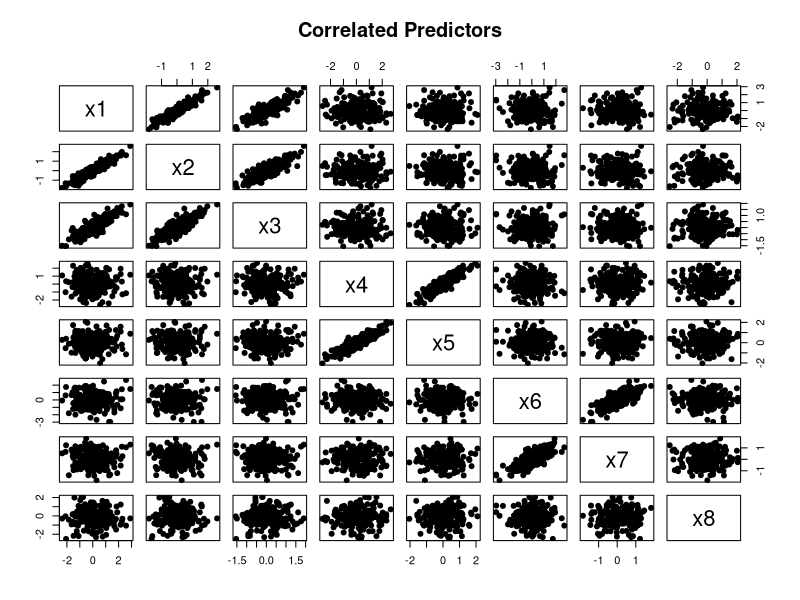
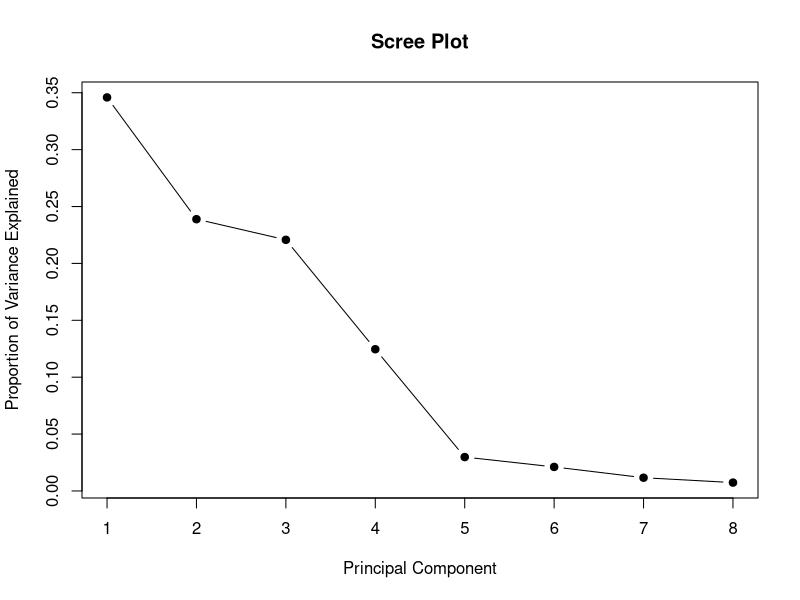
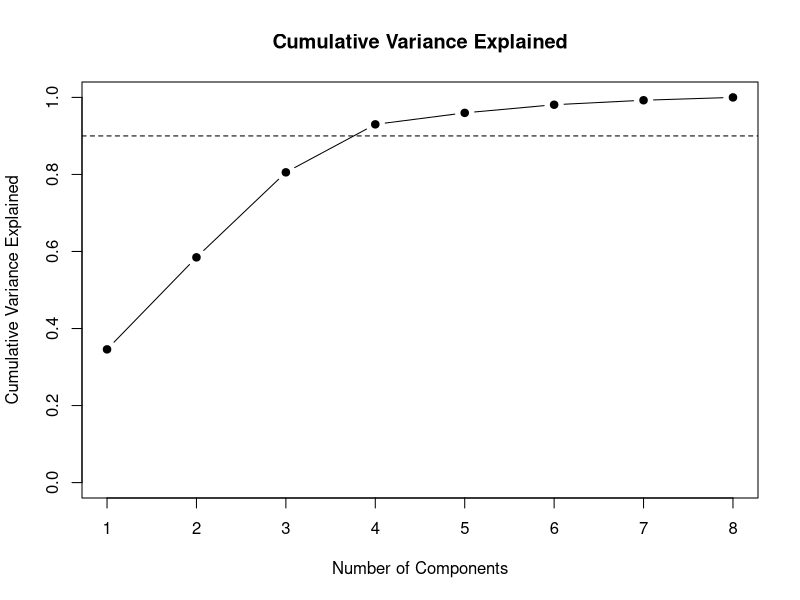
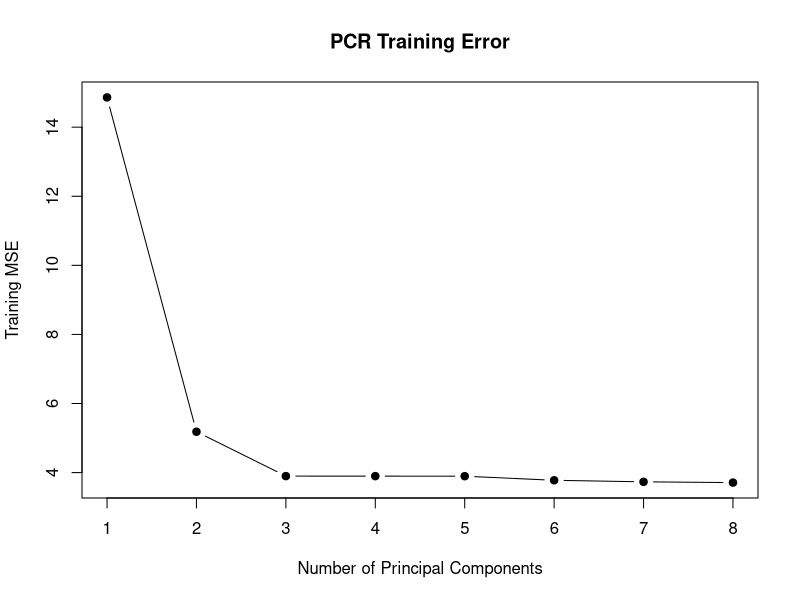
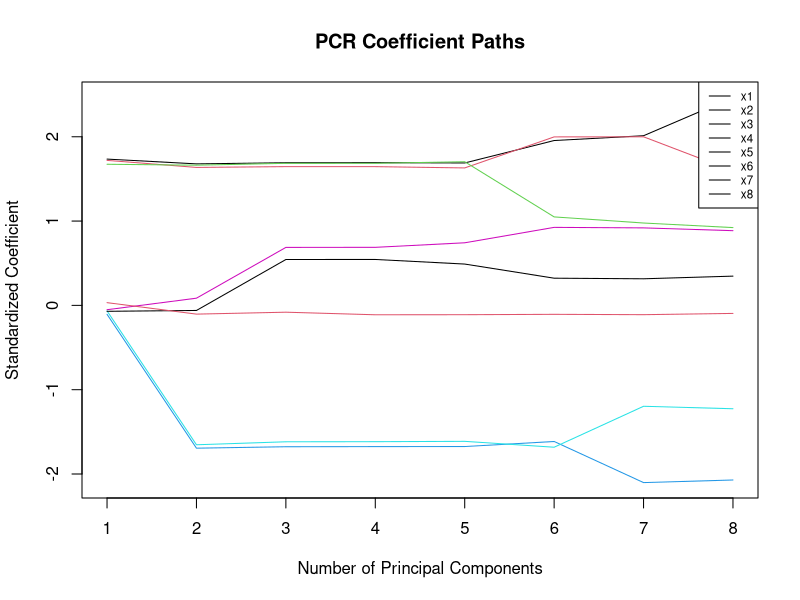
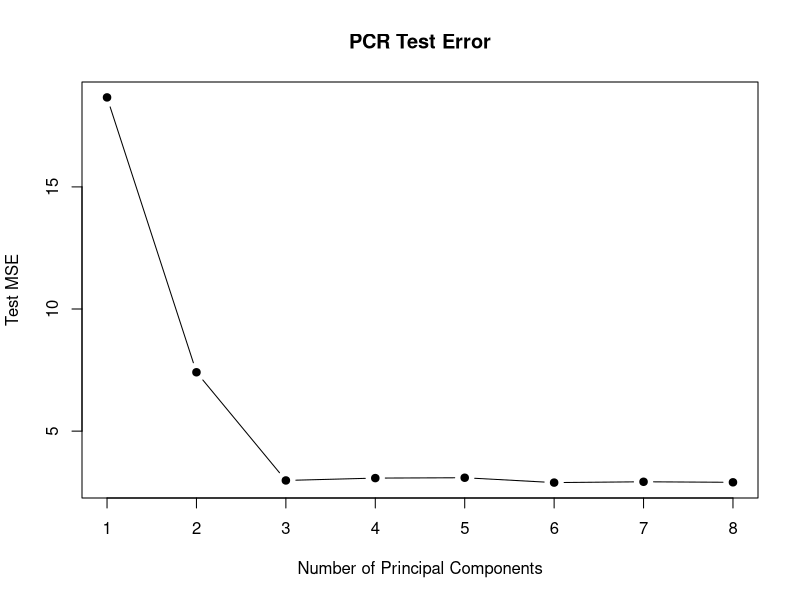
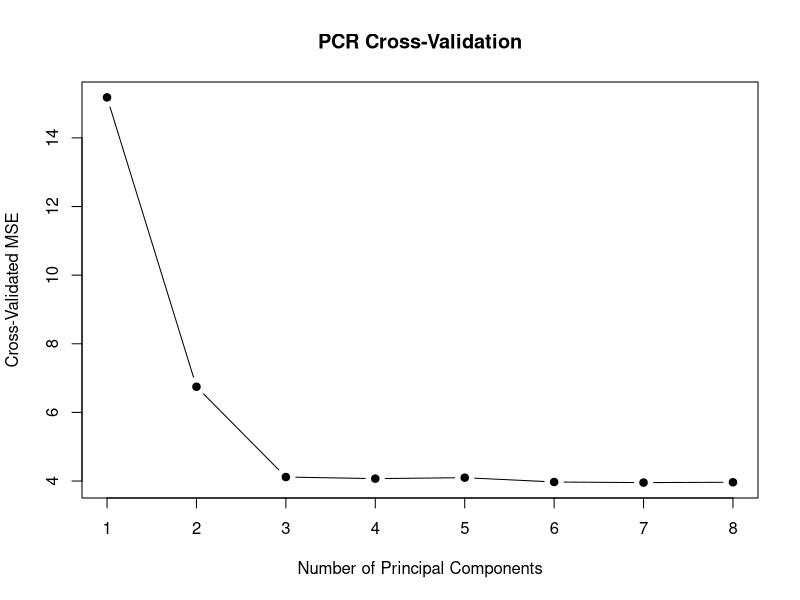
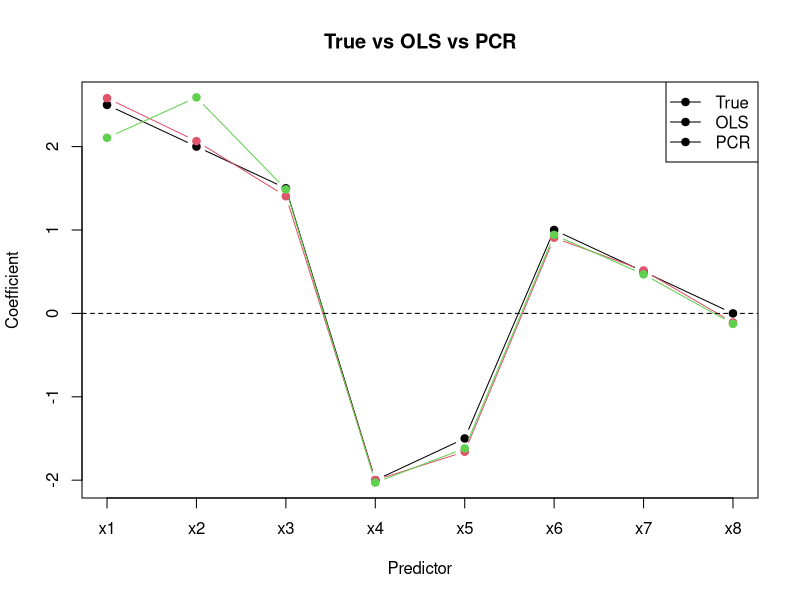

R code for these plots, in order:
# ==============================================================================
# Principal Components Regression
# Jonathan Ma
#
# References:
#   The Elements of Statistical Learning
#   An Introduction to Statistical Learning
# ==============================================================================


# ------------------------------------------------------------------------------
# 1. Generate Data
# ------------------------------------------------------------------------------

set.seed(123)

n <- 200
p <- 8

# Create correlated predictors

z1 <- rnorm(n)
z2 <- rnorm(n)
z3 <- rnorm(n)

x1 <- z1 + rnorm(n, sd = 0.2)
x2 <- 0.8 * z1 + rnorm(n, sd = 0.2)
x3 <- 0.6 * z1 + rnorm(n, sd = 0.3)

x4 <- z2 + rnorm(n, sd = 0.2)
x5 <- 0.7 * z2 + rnorm(n, sd = 0.3)

x6 <- z3 + rnorm(n, sd = 0.2)
x7 <- 0.5 * z3 + rnorm(n, sd = 0.4)

x8 <- rnorm(n)

X <- cbind(
  x1,
  x2,
  x3,
  x4,
  x5,
  x6,
  x7,
  x8
)

colnames(X) <- paste0("x", 1:p)

beta_true <- c(
  2.5,
  2,
  1.5,
  -2,
  -1.5,
  1,
  0.5,
  0
)

beta_0 <- 2
sigma <- 2

epsilon <- rnorm(
  n,
  mean = 0,
  sd = sigma
)

y <- beta_0 +
  X %*% beta_true +
  epsilon

y <- as.vector(y)

data <- data.frame(
  y = y,
  X
)

head(data)
summary(data)


# ------------------------------------------------------------------------------
# 2. Explore Predictor Correlation
# ------------------------------------------------------------------------------

cor(X)

pairs(
  X,
  pch = 19,
  main = "Correlated Predictors"
)


# ------------------------------------------------------------------------------
# 3. Standardize Predictors
# ------------------------------------------------------------------------------

X_means <- colMeans(X)

X_sds <- apply(
  X,
  2,
  sd
)

X_scaled <- scale(
  X,
  center = X_means,
  scale = X_sds
)


# ------------------------------------------------------------------------------
# 4. Center Response
# ------------------------------------------------------------------------------

y_mean <- mean(y)

y_centered <- y - y_mean


# ------------------------------------------------------------------------------
# 5. Compute PCA Using SVD
# ------------------------------------------------------------------------------

# X = U D V'
#
# Principal component scores:
# Z = X V = U D

svd_X <- svd(
  X_scaled
)

U <- svd_X$u
D <- svd_X$d
V <- svd_X$v

dim(U)
length(D)
dim(V)


# ------------------------------------------------------------------------------
# 6. Principal Component Scores
# ------------------------------------------------------------------------------

Z <- X_scaled %*% V

colnames(Z) <- paste0(
  "PC",
  1:p
)

head(Z)


# ------------------------------------------------------------------------------
# 7. Verify SVD Relationship
# ------------------------------------------------------------------------------

Z_svd <- U %*% diag(D)

max(
  abs(
    Z -
      Z_svd
  )
)


# ------------------------------------------------------------------------------
# 8. Variance Explained
# ------------------------------------------------------------------------------

eigenvalues <- D^2 / (n - 1)

proportion_variance <- eigenvalues /
  sum(eigenvalues)

cumulative_variance <- cumsum(
  proportion_variance
)

variance_table <- data.frame(
  Component = paste0(
    "PC",
    1:p
  ),
  Eigenvalue = eigenvalues,
  Proportion = proportion_variance,
  Cumulative = cumulative_variance
)

variance_table


# ------------------------------------------------------------------------------
# 9. Scree Plot
# ------------------------------------------------------------------------------

plot(
  1:p,
  proportion_variance,
  type = "b",
  pch = 19,
  xlab = "Principal Component",
  ylab = "Proportion of Variance Explained",
  main = "Scree Plot"
)


# ------------------------------------------------------------------------------
# 10. Cumulative Variance Explained
# ------------------------------------------------------------------------------

plot(
  1:p,
  cumulative_variance,
  type = "b",
  pch = 19,
  ylim = c(0, 1),
  xlab = "Number of Components",
  ylab = "Cumulative Variance Explained",
  main = "Cumulative Variance Explained"
)

abline(
  h = 0.90,
  lty = 2
)


# ------------------------------------------------------------------------------
# 11. Inspect Principal Component Loadings
# ------------------------------------------------------------------------------

loadings <- V

rownames(loadings) <- colnames(X)

colnames(loadings) <- paste0(
  "PC",
  1:p
)

loadings


# ------------------------------------------------------------------------------
# 12. PCR Fitting Function
# ------------------------------------------------------------------------------

pcr_fit <- function(
    X,
    y,
    M
) {
  
  svd_X <- svd(X)
  
  V <- svd_X$v
  
  Z <- X %*% V
  
  Z_M <- Z[
    ,
    1:M,
    drop = FALSE
  ]
  
  
  # Regression of y on first M principal components
  
  gamma_hat <- solve(
    crossprod(Z_M),
    crossprod(
      Z_M,
      y
    )
  )
  
  
  # Convert back to original standardized predictor space
  
  beta_hat <- V[
    ,
    1:M,
    drop = FALSE
  ] %*%
    gamma_hat
  
  
  fitted <- X %*%
    beta_hat
  
  
  return(
    list(
      beta = as.vector(beta_hat),
      gamma = as.vector(gamma_hat),
      fitted = as.vector(fitted),
      loadings = V,
      scores = Z
    )
  )
}


# ------------------------------------------------------------------------------
# 13. Fit PCR with a Fixed Number of Components
# ------------------------------------------------------------------------------

M <- 3

pcr_model <- pcr_fit(
  X_scaled,
  y_centered,
  M
)

pcr_model$beta
pcr_model$gamma


# ------------------------------------------------------------------------------
# 14. Convert Coefficients Back to Original Scale
# ------------------------------------------------------------------------------

beta_pcr <- pcr_model$beta /
  X_sds

intercept_pcr <- y_mean -
  sum(
    beta_pcr *
      X_means
  )

intercept_pcr
beta_pcr


# ------------------------------------------------------------------------------
# 15. Predictions
# ------------------------------------------------------------------------------

y_hat <- intercept_pcr +
  X %*%
  beta_pcr

y_hat <- as.vector(
  y_hat
)

head(y_hat)


# ------------------------------------------------------------------------------
# 16. Training Error
# ------------------------------------------------------------------------------

residuals <- y -
  y_hat

RSS <- sum(
  residuals^2
)

MSE <- mean(
  residuals^2
)

RMSE <- sqrt(
  MSE
)

RSS
MSE
RMSE


# ------------------------------------------------------------------------------
# 17. Fit PCR for All Possible Numbers of Components
# ------------------------------------------------------------------------------

training_mse <- numeric(
  p
)

beta_path <- matrix(
  NA,
  nrow = p,
  ncol = p
)

colnames(beta_path) <- colnames(X)

for (M in 1:p) {
  
  fit <- pcr_fit(
    X_scaled,
    y_centered,
    M
  )
  
  training_mse[M] <- mean(
    (
      y_centered -
        fit$fitted
    )^2
  )
  
  beta_path[M, ] <- fit$beta
}


# ------------------------------------------------------------------------------
# 18. Plot Training Error
# ------------------------------------------------------------------------------

plot(
  1:p,
  training_mse,
  type = "b",
  pch = 19,
  xlab = "Number of Principal Components",
  ylab = "Training MSE",
  main = "PCR Training Error"
)


# ------------------------------------------------------------------------------
# 19. Coefficient Paths
# ------------------------------------------------------------------------------

matplot(
  1:p,
  beta_path,
  type = "l",
  lty = 1,
  xlab = "Number of Principal Components",
  ylab = "Standardized Coefficient",
  main = "PCR Coefficient Paths"
)

legend(
  "topright",
  legend = colnames(X),
  lty = 1,
  cex = 0.7
)


# ------------------------------------------------------------------------------
# 20. Compare PCR with OLS
# ------------------------------------------------------------------------------

ols_model <- lm(
  y ~ .,
  data = data
)

beta_ols <- coef(
  ols_model
)[-1]

comparison <- data.frame(
  Predictor = colnames(X),
  True = beta_true,
  OLS = beta_ols,
  PCR = beta_pcr
)

comparison


# ------------------------------------------------------------------------------
# 21. Verify Full PCR Equals OLS
# ------------------------------------------------------------------------------

full_pcr <- pcr_fit(
  X_scaled,
  y_centered,
  M = p
)

beta_full_pcr <- full_pcr$beta

beta_ols_scaled <- solve(
  crossprod(X_scaled),
  crossprod(
    X_scaled,
    y_centered
  )
)

max(
  abs(
    beta_full_pcr -
      beta_ols_scaled
  )
)


# ------------------------------------------------------------------------------
# 22. Train-Test Split
# ------------------------------------------------------------------------------

set.seed(123)

train_index <- sample(
  1:n,
  size = floor(
    0.7 * n
  )
)

test_index <- setdiff(
  1:n,
  train_index
)

X_train <- X[
  train_index,
  ,
  drop = FALSE
]

X_test <- X[
  test_index,
  ,
  drop = FALSE
]

y_train <- y[
  train_index
]

y_test <- y[
  test_index
]


# ------------------------------------------------------------------------------
# 23. Standardize Using Training Data Only
# ------------------------------------------------------------------------------

train_means <- colMeans(
  X_train
)

train_sds <- apply(
  X_train,
  2,
  sd
)

X_train_scaled <- scale(
  X_train,
  center = train_means,
  scale = train_sds
)

X_test_scaled <- scale(
  X_test,
  center = train_means,
  scale = train_sds
)

y_train_mean <- mean(
  y_train
)

y_train_centered <- y_train -
  y_train_mean


# ------------------------------------------------------------------------------
# 24. PCA on Training Data Only
# ------------------------------------------------------------------------------

svd_train <- svd(
  X_train_scaled
)

V_train <- svd_train$v

Z_train <- X_train_scaled %*%
  V_train

Z_test <- X_test_scaled %*%
  V_train


# ------------------------------------------------------------------------------
# 25. Test Error for Different Numbers of Components
# ------------------------------------------------------------------------------

test_mse <- numeric(
  p
)

for (M in 1:p) {
  
  Z_train_M <- Z_train[
    ,
    1:M,
    drop = FALSE
  ]
  
  Z_test_M <- Z_test[
    ,
    1:M,
    drop = FALSE
  ]
  
  gamma_hat <- solve(
    crossprod(Z_train_M),
    crossprod(
      Z_train_M,
      y_train_centered
    )
  )
  
  prediction <- y_train_mean +
    Z_test_M %*%
    gamma_hat
  
  test_mse[M] <- mean(
    (
      y_test -
        prediction
    )^2
  )
}


# ------------------------------------------------------------------------------
# 26. Plot Test Error
# ------------------------------------------------------------------------------

plot(
  1:p,
  test_mse,
  type = "b",
  pch = 19,
  xlab = "Number of Principal Components",
  ylab = "Test MSE",
  main = "PCR Test Error"
)


# ------------------------------------------------------------------------------
# 27. Best Number of Components
# ------------------------------------------------------------------------------

best_M <- which.min(
  test_mse
)

best_M

test_mse[
  best_M
]


# ------------------------------------------------------------------------------
# 28. K-Fold Cross-Validation Function
# ------------------------------------------------------------------------------

pcr_cv <- function(
    X,
    y,
    k = 10
) {
  
  n <- nrow(X)
  p <- ncol(X)
  
  folds <- sample(
    rep(
      1:k,
      length.out = n
    )
  )
  
  cv_error <- matrix(
    NA,
    nrow = p,
    ncol = k
  )
  
  
  for (fold in 1:k) {
    
    train_index <- which(
      folds != fold
    )
    
    valid_index <- which(
      folds == fold
    )
    
    
    X_train <- X[
      train_index,
      ,
      drop = FALSE
    ]
    
    X_valid <- X[
      valid_index,
      ,
      drop = FALSE
    ]
    
    y_train <- y[
      train_index
    ]
    
    y_valid <- y[
      valid_index
    ]
    
    
    # Standardize using training fold only
    
    means <- colMeans(
      X_train
    )
    
    sds <- apply(
      X_train,
      2,
      sd
    )
    
    X_train_scaled <- scale(
      X_train,
      center = means,
      scale = sds
    )
    
    X_valid_scaled <- scale(
      X_valid,
      center = means,
      scale = sds
    )
    
    
    y_mean <- mean(
      y_train
    )
    
    y_centered <- y_train -
      y_mean
    
    
    # PCA must also be fit only on training fold
    
    svd_train <- svd(
      X_train_scaled
    )
    
    V <- svd_train$v
    
    Z_train <- X_train_scaled %*%
      V
    
    Z_valid <- X_valid_scaled %*%
      V
    
    
    for (M in 1:p) {
      
      Z_train_M <- Z_train[
        ,
        1:M,
        drop = FALSE
      ]
      
      Z_valid_M <- Z_valid[
        ,
        1:M,
        drop = FALSE
      ]
      
      
      gamma_hat <- solve(
        crossprod(Z_train_M),
        crossprod(
          Z_train_M,
          y_centered
        )
      )
      
      
      prediction <- y_mean +
        Z_valid_M %*%
        gamma_hat
      
      
      cv_error[M, fold] <- mean(
        (
          y_valid -
            prediction
        )^2
      )
    }
  }
  
  
  return(
    list(
      mean_cv_error = rowMeans(
        cv_error
      ),
      fold_errors = cv_error
    )
  )
}


# ------------------------------------------------------------------------------
# 29. Run Cross-Validation
# ------------------------------------------------------------------------------

set.seed(123)

cv_results <- pcr_cv(
  X,
  y,
  k = 10
)

cv_results$mean_cv_error


# ------------------------------------------------------------------------------
# 30. Plot Cross-Validation Error
# ------------------------------------------------------------------------------

plot(
  1:p,
  cv_results$mean_cv_error,
  type = "b",
  pch = 19,
  xlab = "Number of Principal Components",
  ylab = "Cross-Validated MSE",
  main = "PCR Cross-Validation"
)


# ------------------------------------------------------------------------------
# 31. Select Number of Components by CV
# ------------------------------------------------------------------------------

cv_best_M <- which.min(
  cv_results$mean_cv_error
)

cv_best_M

cv_results$mean_cv_error[
  cv_best_M
]


# ------------------------------------------------------------------------------
# 32. Fit Final PCR Model
# ------------------------------------------------------------------------------

X_means_final <- colMeans(
  X
)

X_sds_final <- apply(
  X,
  2,
  sd
)

X_scaled_final <- scale(
  X,
  center = X_means_final,
  scale = X_sds_final
)

y_mean_final <- mean(
  y
)

y_centered_final <- y -
  y_mean_final


final_fit <- pcr_fit(
  X_scaled_final,
  y_centered_final,
  M = cv_best_M
)

beta_final_scaled <- final_fit$beta

beta_final <- beta_final_scaled /
  X_sds_final

intercept_final <- y_mean_final -
  sum(
    beta_final *
      X_means_final
  )

intercept_final
beta_final


# ------------------------------------------------------------------------------
# 33. Final Coefficient Comparison
# ------------------------------------------------------------------------------

final_comparison <- data.frame(
  Predictor = colnames(X),
  True = beta_true,
  OLS = beta_ols,
  PCR = beta_final
)

final_comparison


# ------------------------------------------------------------------------------
# 34. Visualize Final Coefficients
# ------------------------------------------------------------------------------

matplot(
  cbind(
    beta_true,
    beta_ols,
    beta_final
  ),
  type = "b",
  pch = 19,
  lty = 1,
  xaxt = "n",
  xlab = "Predictor",
  ylab = "Coefficient",
  main = "True vs OLS vs PCR"
)

axis(
  1,
  at = 1:p,
  labels = colnames(X)
)

abline(
  h = 0,
  lty = 2
)

legend(
  "topright",
  legend = c(
    "True",
    "OLS",
    "PCR"
  ),
  pch = 19,
  lty = 1
)


# ------------------------------------------------------------------------------
# 35. Inspect Selected Principal Components
# ------------------------------------------------------------------------------

selected_loadings <- loadings[
  ,
  1:cv_best_M,
  drop = FALSE
]

selected_loadings


# ------------------------------------------------------------------------------
# 36. Variance Explained by Selected Components
# ------------------------------------------------------------------------------

sum(
  proportion_variance[
    1:cv_best_M
  ]
)
